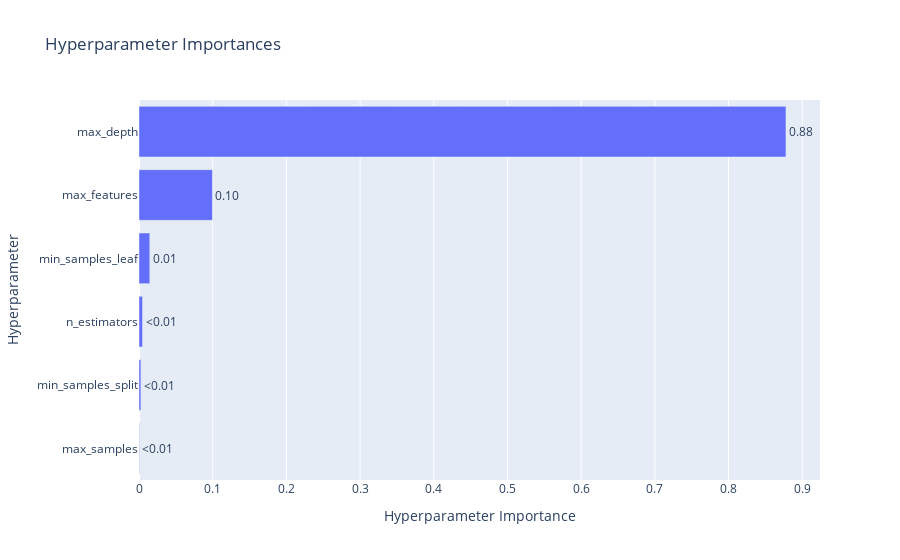

This figure's notebook cell:
### Code cell
# plot hyperparameter importance plot

optuna.visualization.plot_param_importances(study)

### Figure 1 — Plotly figure (JSON) as saved in the notebook; plotly's stock layout.template omitted (floating-point values rounded to 4 significant figures)
{"data": [{"cliponaxis": false, "hovertemplate": ["max_samples (FloatDistribution): 0.000525494004248714<extra></extra>", "min_samples_split (IntDistribution): 0.002546541538906536<extra></extra>", "n_estimators (IntDistribution): 0.004776665939123097<extra></extra>", "min_samples_leaf (IntDistribution): 0.014608045426789305<extra></extra>", "max_features (CategoricalDistribution): 0.09965203656890596<extra></extra>", "max_depth (IntDistribution): 0.8778912165220263<extra></extra>"], "name": "Objective Value", "orientation": "h", "text": ["<0.01", "<0.01", "<0.01", "0.01", "0.10", "0.88"], "textposition": "outside", "type": "bar", "x": [0.0005255, 0.002547, 0.004777, 0.01461, 0.09965, 0.8779], "y": ["max_samples", "min_samples_split", "n_estimators", "min_samples_leaf", "max_features", "max_depth"]}], "layout": {"title": {"text": "Hyperparameter Importances"}, "xaxis": {"title": {"text": "Hyperparameter Importance"}}, "yaxis": {"title": {"text": "Hyperparameter"}}}}
